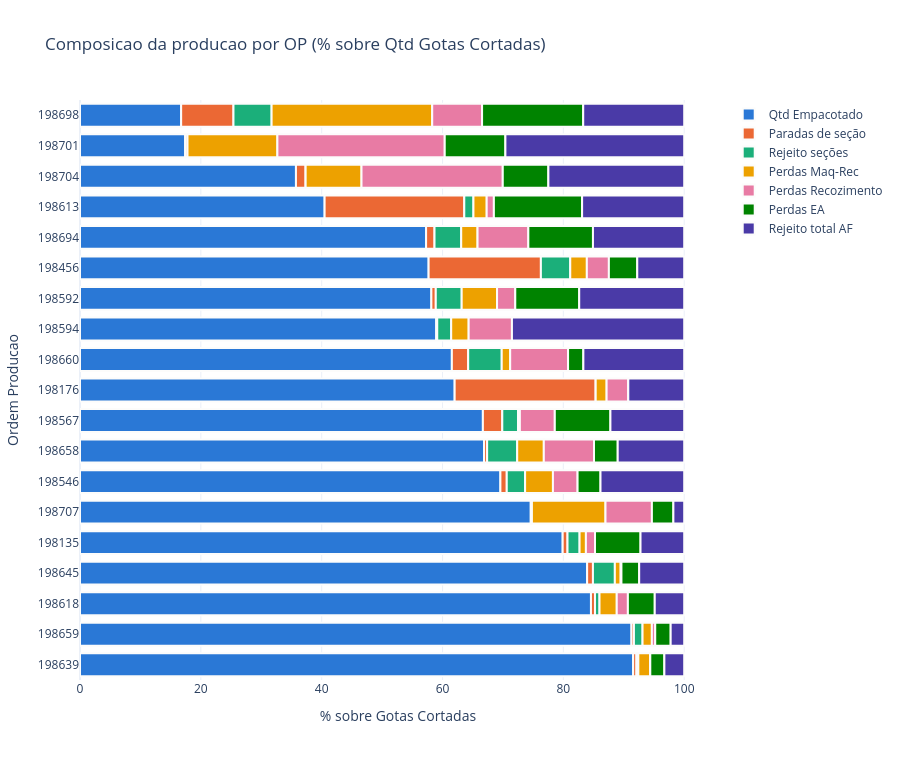

Source (notebook cell):
### Code cell
# grafico 2 (recomendado): composicao de cada OP, ordenada pelo rendimento
# cada barra soma 100% das Gotas Cortadas, repartidas entre o que foi empacotado e cada perda
# responde "qual OP perdeu mais e por qual zona", que a cascata sozinha nao mostra

zonas_composicao = [
    'Qtd Empacotado',
    'Paradas de seção',
    'Rejeito seções',
    'Perdas Maq-Rec',
    'Perdas Recozimento',
    'Perdas EA',
    'Rejeito total AF',
]

composicao = (
    qtd_op_valida[zonas_composicao]
    .abs()
    .div(qtd_op_valida['Qtd Gotas Cortadas'], axis=0)
    .mul(100)
)

# pior rendimento no topo do grafico
ordem_ops = composicao['Qtd Empacotado'].sort_values().index.astype(str).tolist()

composicao_longa = composicao.reset_index().melt(
    id_vars='Ordem Producao',
    var_name='Zonas',
    value_name='% sobre Gotas Cortadas',
)
composicao_longa['Ordem Producao'] = composicao_longa['Ordem Producao'].astype(str)

fig = px.bar(
    composicao_longa,
    x='% sobre Gotas Cortadas',
    y='Ordem Producao',
    color='Zonas',
    orientation='h',
    category_orders={'Ordem Producao': ordem_ops, 'Zonas': zonas_composicao},
    color_discrete_sequence=['#2a78d6', '#eb6834', '#1baf7a', '#eda100', '#e87ba4', '#008300', '#4a3aa7'],
    title='Composicao da producao por OP (% sobre Qtd Gotas Cortadas)',
    template='plotly_white',
    height=760,
)

# separacao de 2px entre os segmentos empilhados
fig.update_traces(marker_line_color='#fcfcfb', marker_line_width=2)
fig.update_layout(legend_title_text='', bargap=0.25)

fig.show()

# visao em tabela do mesmo dado (o grafico tem cores de baixo contraste, a tabela garante a leitura)
display(Markdown('### Composicao por OP em % (mesma ordem do grafico)'))
display(composicao.loc[[int(op) for op in ordem_ops]].round(1))
print()

### Figure 1 — Plotly figure (JSON) as saved in the notebook; plotly's stock layout.template omitted (floating-point values rounded to 4 significant figures)
{"data": [{"hovertemplate": "Zonas=Qtd Empacotado<br>% sobre Gotas Cortadas=%{x}<br>Ordem Producao=%{y}<extra></extra>", "legendgroup": "Qtd Empacotado", "marker": {"color": "#2a78d6", "line": {"color": "#fcfcfb", "width": 2}, "pattern": {"shape": ""}}, "name": "Qtd Empacotado", "orientation": "h", "showlegend": true, "textposition": "auto", "type": "bar", "x": [79.89, 62.01, 57.7, 69.58, 66.68, 58.16, 58.96, 40.49, 84.57, 91.55, 83.94, 66.88, 91.28, 61.55, 57.28, 16.74, 17.4, 35.74, 74.61], "xaxis": "x", "y": ["198135", "198176", "198456", "198546", "198567", "198592", "198594", "198613", "198618", "198639", "198645", "198658", "198659", "198660", "198694", "198698", "198701", "198704", "198707"], "yaxis": "y"}, {"hovertemplate": "Zonas=Paradas de seção<br>% sobre Gotas Cortadas=%{x}<br>Ordem Producao=%{y}<extra></extra>", "legendgroup": "Paradas de seção", "marker": {"color": "#eb6834", "line": {"color": "#fcfcfb", "width": 2}, "pattern": {"shape": ""}}, "name": "Paradas de seção", "orientation": "h", "showlegend": true, "textposition": "auto", "type": "bar", "x": [0.801, 23.34, 18.58, 1.053, 3.213, 0.7295, 0.1649, 23.12, 0.6657, 0.5471, 0.96, 0.5057, 0.4037, 2.699, 1.393, 8.659, 0.3888, 1.605, 0.19], "xaxis": "x", "y": ["198135", "198176", "198456", "198546", "198567", "198592", "198594", "198613", "198618", "198639", "198645", "198658", "198659", "198660", "198694", "198698", "198701", "198704", "198707"], "yaxis": "y"}, {"hovertemplate": "Zonas=Rejeito seções<br>% sobre Gotas Cortadas=%{x}<br>Ordem Producao=%{y}<extra></extra>", "legendgroup": "Rejeito seções", "marker": {"color": "#1baf7a", "line": {"color": "#fcfcfb", "width": 2}, "pattern": {"shape": ""}}, "name": "Rejeito seções", "orientation": "h", "showlegend": true, "textposition": "auto", "type": "bar", "x": [1.998, 0.0, 4.862, 3.035, 2.599, 4.286, 2.309, 1.516, 0.7477, 0.314, 3.627, 4.976, 1.425, 5.553, 4.42, 6.311, 0.0, 0.0, 0.0], "xaxis": "x", "y": ["198135", "198176", "198456", "198546", "198567", "198592", "198594", "198613", "198618", "198639", "198645", "198658", "198659", "198660", "198694", "198698", "198701", "198704", "198707"], "yaxis": "y"}, {"hovertemplate": "Zonas=Perdas Maq-Rec<br>% sobre Gotas Cortadas=%{x}<br>Ordem Producao=%{y}<extra></extra>", "legendgroup": "Perdas Maq-Rec", "marker": {"color": "#eda100", "line": {"color": "#fcfcfb", "width": 2}, "pattern": {"shape": ""}}, "name": "Perdas Maq-Rec", "orientation": "h", "showlegend": true, "textposition": "auto", "type": "bar", "x": [1.049, 1.806, 2.746, 4.606, 0.3125, 5.855, 2.891, 2.193, 2.857, 1.963, 0.96, 4.405, 1.541, 1.4, 2.703, 26.58, 14.88, 9.246, 12.18], "xaxis": "x", "y": ["198135", "198176", "198456", "198546", "198567", "198592", "198594", "198613", "198618", "198639", "198645", "198658", "198659", "198660", "198694", "198698", "198701", "198704", "198707"], "yaxis": "y"}, {"hovertemplate": "Zonas=Perdas Recozimento<br>% sobre Gotas Cortadas=%{x}<br>Ordem Producao=%{y}<extra></extra>", "legendgroup": "Perdas Recozimento", "marker": {"color": "#e87ba4", "line": {"color": "#fcfcfb", "width": 2}, "pattern": {"shape": ""}}, "name": "Perdas Recozimento", "orientation": "h", "showlegend": true, "textposition": "auto", "type": "bar", "x": [1.506, 3.59, 3.646, 4.08, 5.779, 3.015, 7.166, 1.19, 1.841, 0.01552, 0.1305, 8.307, 0.5578, 9.58, 8.406, 8.255, 27.7, 23.38, 7.68], "xaxis": "x", "y": ["198135", "198176", "198456", "198546", "198567", "198592", "198594", "198613", "198618", "198639", "198645", "198658", "198659", "198660", "198694", "198698", "198701", "198704", "198707"], "yaxis": "y"}, {"hovertemplate": "Zonas=Perdas EA<br>% sobre Gotas Cortadas=%{x}<br>Ordem Producao=%{y}<extra></extra>", "legendgroup": "Perdas EA", "marker": {"color": "#008300", "line": {"color": "#fcfcfb", "width": 2}, "pattern": {"shape": ""}}, "name": "Perdas EA", "orientation": "h", "showlegend": true, "textposition": "auto", "type": "bar", "x": [7.532, 0.0, 4.696, 3.793, 9.206, 10.58, 0.0, 14.6, 4.447, 2.328, 2.938, 3.924, 2.555, 2.531, 10.7, 16.74, 10.04, 7.547, 3.555], "xaxis": "x", "y": ["198135", "198176", "198456", "198546", "198567", "198592", "198594", "198613", "198618", "198639", "198645", "198658", "198659", "198660", "198694", "198698", "198701", "198704", "198707"], "yaxis": "y"}, {"hovertemplate": "Zonas=Rejeito total AF<br>% sobre Gotas Cortadas=%{x}<br>Ordem Producao=%{y}<extra></extra>", "legendgroup": "Rejeito total AF", "marker": {"color": "#4a3aa7", "line": {"color": "#fcfcfb", "width": 2}, "pattern": {"shape": ""}}, "name": "Rejeito total AF", "orientation": "h", "showlegend": true, "textposition": "auto", "type": "bar", "x": [7.229, 9.252, 7.769, 13.85, 12.21, 17.38, 28.51, 16.9, 4.874, 3.284, 7.449, 11.0, 2.24, 16.69, 15.1, 16.71, 29.59, 22.48, 1.791], "xaxis": "x", "y": ["198135", "198176", "198456", "198546", "198567", "198592", "198594", "198613", "198618", "198639", "198645", "198658", "198659", "198660", "198694", "198698", "198701", "198704", "198707"], "yaxis": "y"}], "layout": {"bargap": 0.25, "barmode": "relative", "height": 760, "legend": {"title": {"text": ""}, "tracegroupgap": 0}, "title": {"text": "Composicao da producao por OP (% sobre Qtd Gotas Cortadas)"}, "xaxis": {"anchor": "y", "domain": [0, 1], "title": {"text": "% sobre Gotas Cortadas"}}, "yaxis": {"anchor": "x", "categoryarray": ["198639", "198659", "198618", "198645", "198135", "198707", "198546", "198658", "198567", "198176", "198660", "198594", "198592", "198456", "198694", "198613", "198704", "198701", "198698"], "categoryorder": "array", "domain": [0, 1], "title": {"text": "Ordem Producao"}}}}
